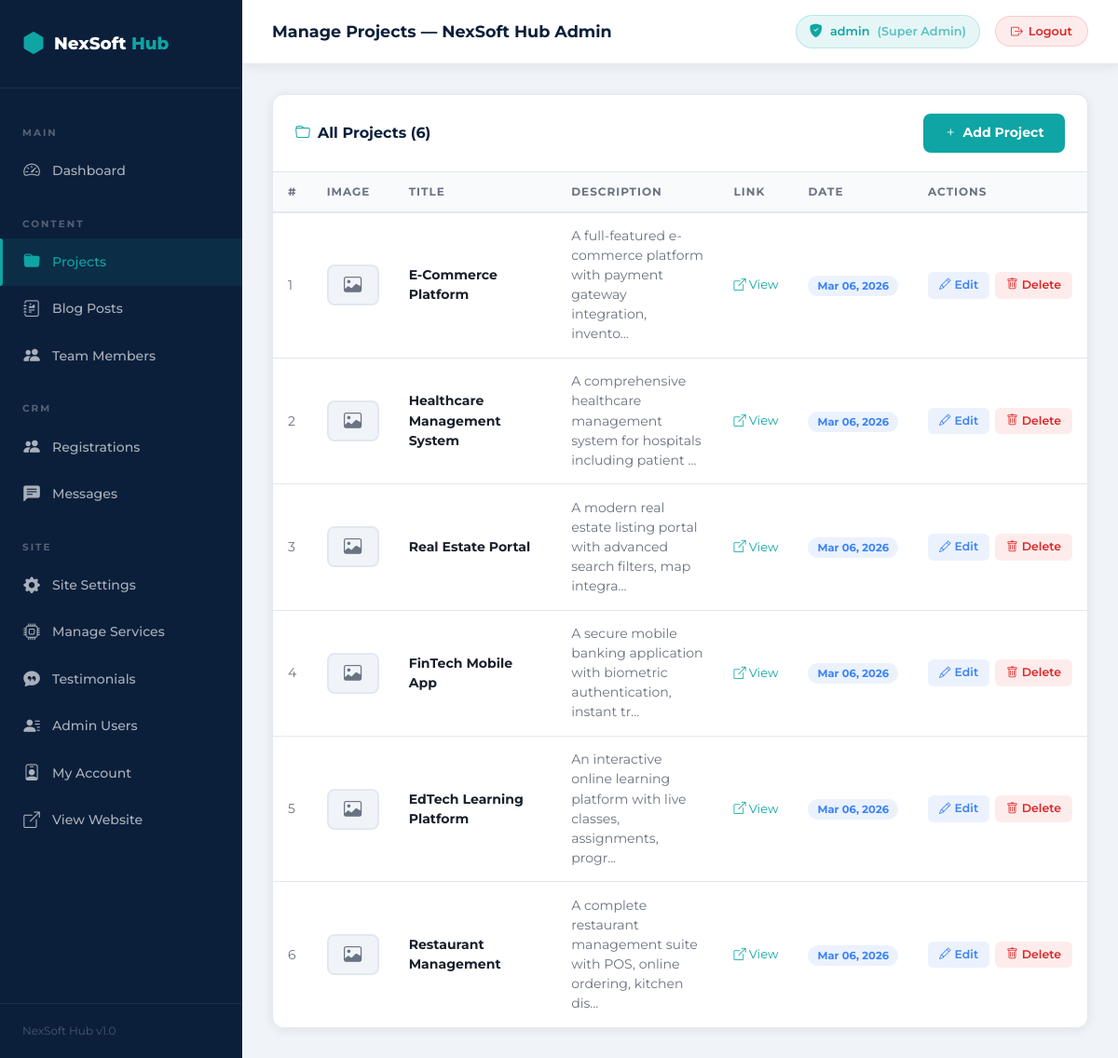
The app's page /admin/projects.php (signed in) with its own data.
### tables this page shows
CREATE TABLE IF NOT EXISTS `projects` (
  `id` int(11) NOT NULL AUTO_INCREMENT,
  `title` varchar(255) NOT NULL,
  `description` text NOT NULL,
  `image` varchar(255) DEFAULT NULL,
  `link` varchar(500) DEFAULT NULL,
  `created_at` timestamp NOT NULL DEFAULT CURRENT_TIMESTAMP,
  PRIMARY KEY (`id`)
);

### admin/auth.php (called while the page is built, shortened)
<?php
function adminUrl(string $page = ''): string {
    return '/NexSoft/admin/' . ltrim($page, '/');
}

### admin/projects.php (the view, shortened to what this page needs)
<?php
require_once __DIR__ . '/auth.php';
$db     = getDB();
$action = $_GET['action'] ?? 'list';
$editProject = null;
$projects = $db->query("SELECT * FROM projects ORDER BY created_at DESC")->fetchAll();
require_once __DIR__ . '/layout-header.php';
?>
<?php if ($action === 'add' || $action === 'edit'): ?>
<div class="admin-card">
    <div class="admin-card-header">
        <span class="admin-card-title">
            <i class="bi bi-<?php echo $action==='add'?'plus-circle':'pencil'; ?> me-2" style="color:var(--secondary);"></i>
            <?php echo $action==='add' ? 'Add New Project' : 'Edit Project'; ?>
        </span>
        <a href="<?php echo adminUrl('projects.php'); ?>" class="btn-action btn-view">
            <i class="bi bi-arrow-left"></i> Back to List
        </a>
    </div>
    <div class="admin-card-body">
        <form method="POST" enctype="multipart/form-data" class="admin-form">
            <input type="hidden" name="action" value="<?php echo $action; ?>">
            <?php if ($action === 'edit'): ?>
            <input type="hidden" name="id" value="<?php echo $editProject['id']; ?>">
            <?php endif; ?>
            <div class="row g-3">
                <div class="col-12">
                    <label>Project Title *</label>
                    <input type="text" name="title" class="form-control" required
                           value="<?php echo htmlspecialchars($editProject['title'] ?? $_POST['title'] ?? ''); ?>"
                           placeholder="e.g. E-Commerce Platform">
                </div>
                <div class="col-12">
                    <label>Description *</label>
                    <textarea name="description" class="form-control" rows="4" required
                              placeholder="Describe the project, technologies used, and outcomes..."><?php echo htmlspecialchars($editProject['description'] ?? $_POST['description'] ?? ''); ?></textarea>
                </div>
                <div class="col-md-6">
                    <label>Project Image (JPG/PNG/WebP, max 5MB)</label>
                    <?php if (!empty($editProject['image'])): ?>
                    <div class="mb-2">
                        <img src="/NexSoft/assets/uploads/projects/<?php echo htmlspecialchars($editProject['image']); ?>"
                             class="img-preview" alt="Current image">
                        <small style="color:var(--text-muted);display:block;margin-top:4px;">Current image (leave empty to keep)</small>
                    </div>
                    <?php endif; ?>
                    <input type="file" name="image" class="form-control" accept="image/*">
                </div>
                <div class="col-md-6">
                    <label>Project URL (optional)</label>
                    <input type="url" name="link" class="form-control"
                           value="<?php echo htmlspecialchars($editProject['link'] ?? $_POST['link'] ?? ''); ?>"
                           placeholder="https://...">
                </div>
                <div class="col-12 pt-2">
                    <button type="submit" class="btn-admin-primary">
                        <i class="bi bi-<?php echo $action==='add'?'plus':'save'; ?>"></i>
                        <?php echo $action==='add' ? 'Add Project' : 'Save Changes'; ?>
                    </button>
                    <a href="<?php echo adminUrl('projects.php'); ?>" class="btn-admin-secondary ms-2">Cancel</a>
                </div>
            </div>
        </form>
    </div>
</div>
<?php else: ?>
<div class="admin-card">
    <div class="admin-card-header">
        <span class="admin-card-title"><i class="bi bi-folder me-2" style="color:var(--secondary);"></i>All Projects (<?php echo count($projects); ?>)</span>
        <a href="<?php echo adminUrl('projects.php?action=add'); ?>" class="btn-admin-primary">
            <i class="bi bi-plus"></i> Add Project
        </a>
    </div>
    <div class="table-wrap">
        <table class="admin-table">
            <thead>
                <tr>
                    <th>#</th>
                    <th>Image</th>
                    <th>Title</th>
                    <th>Description</th>
                    <th>Link</th>
                    <th>Date</th>
                    <th>Actions</th>
                </tr>
            </thead>
            <tbody>
                <?php if (empty($projects)): ?>
                <tr><td colspan="7" style="text-align:center;padding:3rem;color:var(--text-muted);">
                    <i class="bi bi-folder2-open" style="font-size:2rem;display:block;margin-bottom:0.5rem;"></i>
                    No projects yet. <a href="<?php echo adminUrl('projects.php?action=add'); ?>" style="color:var(--secondary);">Add your first project</a>.
                </td></tr>
                <?php else: ?>
                <?php foreach($projects as $i => $p): ?>
                <tr>
                    <td style="color:var(--text-muted);"><?php echo $i+1; ?></td>
                    <td>
                        <?php if (!empty($p['image']) && file_exists(__DIR__ . '/../assets/uploads/projects/' . $p['image'])): ?>
                        <img src="/NexSoft/assets/uploads/projects/<?php echo htmlspecialchars($p['image']); ?>"
                             class="img-preview" alt="<?php echo htmlspecialchars($p['title']); ?>">
                        <?php else: ?>
                        <div class="img-placeholder-thumb"><i class="bi bi-image"></i></div>
                        <?php endif; ?>
                    </td>
                    <td><strong><?php echo htmlspecialchars($p['title']); ?></strong></td>
                    <td style="color:var(--text-muted);max-width:250px;"><?php echo htmlspecialchars(mb_strimwidth($p['description'], 0, 80, '...')); ?></td>
                    <td>
                        <?php if(!empty($p['link'])): ?>
                        <a href="<?php echo htmlspecialchars($p['link']); ?>" target="_blank"
                           style="color:var(--secondary);font-size:0.82rem;display:flex;align-items:center;gap:3px;">
                            <i class="bi bi-box-arrow-up-right"></i> View
                        </a>
                        <?php else: ?>
                        <span style="color:var(--text-light);">—</span>
                        <?php endif; ?>
                    </td>
                    <td><span class="badge-blue"><?php echo date('M d, Y', strtotime($p['created_at'])); ?></span></td>
                    <td>
                        <div style="display:flex;gap:6px;">
                            <a href="<?php echo adminUrl('projects.php?action=edit&id=' . $p['id']); ?>" class="btn-action btn-edit">
                                <i class="bi bi-pencil"></i> Edit
                            </a>
                            <form method="POST" style="display:inline;">
                                <button type="submit" class="btn-action btn-delete confirm-delete">
                                    <i class="bi bi-trash"></i> Delete
                                </button>
                            </form>
                        </div>
                    </td>
                </tr>
                <?php endforeach; ?>
                <?php endif; ?>
            </tbody>
        </table>
    </div>
</div>
<?php endif; ?>
<?php require_once __DIR__ . '/layout-footer.php'; ?>

### assets/css/admin.css (style rules this page uses)
:root { --primary: #0B1F3B; --primary-light: #132d54; --secondary: #0EA5A4; --secondary-dark: #0a8f8e; --white: #ffffff; --bg: #f0f4f8; --bg-dark: #040d1a; --text: #1a202c; --text-muted: #6b7280; --border: #e2e8f0; --shadow: 0 2px 12px rgba(11, 31, 59, 0.08); --shadow-lg: 0 8px 30px rgba(11, 31, 59, 0.12); --radius: 12px; --radius-sm: 8px; --sidebar-width: 260px; --font: 'Montserrat', sans-serif; --transition: all 0.25s ease; }
*, *::before, *::after { box-sizing: border-box; margin: 0; padding: 0; }
body { font-family: var(--font); background: var(--bg); color: var(--text); min-height: 100vh; }
a { text-decoration: none; color: inherit; }
.admin-card { background: var(--white); border-radius: var(--radius); border: 1px solid var(--border); overflow: hidden; box-shadow: var(--shadow); }
.admin-card-header { padding: 1.25rem 1.5rem; border-bottom: 1px solid var(--border); display: flex; align-items: center; justify-content: space-between; }
.admin-card-title { font-size: 1rem; font-weight: 700; color: var(--primary); }
.admin-table { width: 100%; border-collapse: collapse; font-size: 0.88rem; }
.admin-table thead tr { background: #f8fafc; }
.admin-table th { padding: 0.75rem 1rem; text-align: left; font-size: 0.75rem; font-weight: 700; text-transform: uppercase; letter-spacing: 1px; color: var(--text-muted); border-bottom: 2px solid var(--border); white-space: nowrap; }
.admin-table td { padding: 0.9rem 1rem; border-bottom: 1px solid var(--border); color: var(--text); vertical-align: middle; }
.admin-table tbody tr:last-child td { border-bottom: none; }
.table-wrap { overflow-x: auto; }
.badge-blue { background: rgba(59, 130, 246, 0.1); color: #3b82f6; font-size: 0.72rem; font-weight: 700; padding: 4px 10px; border-radius: 50px; white-space: nowrap; }
.btn-action { display: inline-flex; align-items: center; gap: 4px; padding: 5px 12px; border-radius: 6px; font-size: 0.78rem; font-weight: 600; font-family: var(--font); border: none; cursor: pointer; transition: var(--transition); text-decoration: none; }
.btn-edit { background: rgba(59, 130, 246, 0.1); color: #3b82f6; }
.btn-delete { background: rgba(239, 68, 68, 0.1); color: #dc2626; }
.btn-admin-primary { display: inline-flex; align-items: center; gap: 6px; background: var(--secondary); color: white; border: none; border-radius: var(--radius-sm); padding: 0.65rem 1.4rem; font-size: 0.88rem; font-weight: 700; font-family: var(--font); transition: var(--transition); cursor: pointer; }
.img-placeholder-thumb { width: 56px; height: 44px; background: var(--bg); border: 2px solid var(--border); border-radius: var(--radius-sm); display: flex; align-items: center; justify-content: center; color: var(--text-muted); font-size: 1.2rem; }

### records on screen
projects: title "E-Commerce Platform", description "A full-featured e-commerce platform with payment gateway integration, invento...", created_at "Mar 06, 2026"
projects: title "Healthcare Management System", description "A comprehensive healthcare management system for hospitals including patient ...", created_at "Mar 06, 2026"
projects: title "Real Estate Portal", description "A modern real estate listing portal with advanced search filters, map integra...", created_at "Mar 06, 2026"
projects: title "FinTech Mobile App", description "A secure mobile banking application with biometric authentication, instant tr...", created_at "Mar 06, 2026"
projects: title "EdTech Learning Platform", description "An interactive online learning platform with live classes, assignments, progr...", created_at "Mar 06, 2026"
projects: title "Restaurant Management", description "A complete restaurant management suite with POS, online ordering, kitchen dis...", created_at "Mar 06, 2026"

### other values on screen
$pageTitle "Manage Projects — NexSoft Hub Admin"
adminUsername() "admin"
adminRoleLabel() "Super Admin"
count($projects) "6"
